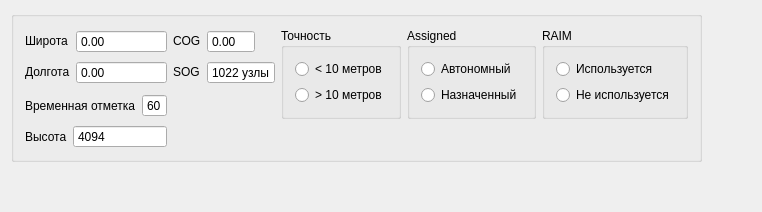
<?xml version="1.0" encoding="UTF-8"?>
<ui version="4.0">
 <class>Type9Simulator</class>
 <widget class="QWidget" name="Type9Simulator">
  <property name="geometry">
   <rect>
    <x>0</x>
    <y>0</y>
    <width>762</width>
    <height>212</height>
   </rect>
  </property>
  <property name="windowTitle">
   <string>Type9Simulator</string>
  </property>
  <layout class="QGridLayout" name="gridLayout">
   <item row="0" column="0">
    <widget class="QGroupBox" name="groupBox">
     <property name="title">
      <string/>
     </property>
     <layout class="QGridLayout" name="gridLayout_9">
      <item row="0" column="0">
       <layout class="QGridLayout" name="gridLayout_2">
        <item row="0" column="0">
         <widget class="QLabel" name="label_3">
          <property name="sizePolicy">
           <sizepolicy hsizetype="Maximum" vsizetype="Maximum">
            <horstretch>0</horstretch>
            <verstretch>0</verstretch>
           </sizepolicy>
          </property>
          <property name="text">
           <string>Широта</string>
          </property>
         </widget>
        </item>
        <item row="0" column="1">
         <widget class="LatitudeEdit" name="doubleSpinBox_Lat">
          <property name="sizePolicy">
           <sizepolicy hsizetype="Preferred" vsizetype="Fixed">
            <horstretch>0</horstretch>
            <verstretch>0</verstretch>
           </sizepolicy>
          </property>
          <property name="buttonSymbols">
           <enum>QAbstractSpinBox::NoButtons</enum>
          </property>
          <property name="maximum">
           <double>359.000000000000000</double>
          </property>
         </widget>
        </item>
        <item row="1" column="0">
         <widget class="QLabel" name="label_2">
          <property name="sizePolicy">
           <sizepolicy hsizetype="Maximum" vsizetype="Maximum">
            <horstretch>0</horstretch>
            <verstretch>0</verstretch>
           </sizepolicy>
          </property>
          <property name="text">
           <string>Долгота</string>
          </property>
         </widget>
        </item>
        <item row="1" column="1">
         <widget class="LongitudeEdit" name="doubleSpinBox_Lon">
          <property name="sizePolicy">
           <sizepolicy hsizetype="Preferred" vsizetype="Fixed">
            <horstretch>0</horstretch>
            <verstretch>0</verstretch>
           </sizepolicy>
          </property>
          <property name="buttonSymbols">
           <enum>QAbstractSpinBox::NoButtons</enum>
          </property>
          <property name="maximum">
           <double>359.000000000000000</double>
          </property>
         </widget>
        </item>
       </layout>
      </item>
      <item row="0" column="1">
       <layout class="QGridLayout" name="gridLayout_3">
        <item row="1" column="0">
         <widget class="QLabel" name="label_4">
          <property name="sizePolicy">
           <sizepolicy hsizetype="Maximum" vsizetype="Maximum">
            <horstretch>0</horstretch>
            <verstretch>0</verstretch>
           </sizepolicy>
          </property>
          <property name="text">
           <string>SOG</string>
          </property>
         </widget>
        </item>
        <item row="1" column="1">
         <widget class="QSpinBox" name="spinBox_SOG">
          <property name="sizePolicy">
           <sizepolicy hsizetype="Maximum" vsizetype="Maximum">
            <horstretch>0</horstretch>
            <verstretch>0</verstretch>
           </sizepolicy>
          </property>
          <property name="buttonSymbols">
           <enum>QAbstractSpinBox::NoButtons</enum>
          </property>
          <property name="suffix">
           <string> узлы</string>
          </property>
          <property name="minimum">
           <number>1022</number>
          </property>
          <property name="maximum">
           <number>1023</number>
          </property>
         </widget>
        </item>
        <item row="0" column="0">
         <widget class="QLabel" name="label_5">
          <property name="sizePolicy">
           <sizepolicy hsizetype="Maximum" vsizetype="Maximum">
            <horstretch>0</horstretch>
            <verstretch>0</verstretch>
           </sizepolicy>
          </property>
          <property name="text">
           <string>COG</string>
          </property>
         </widget>
        </item>
        <item row="0" column="1">
         <widget class="QDoubleSpinBox" name="doubleSpinBox_COG">
          <property name="sizePolicy">
           <sizepolicy hsizetype="Maximum" vsizetype="Maximum">
            <horstretch>0</horstretch>
            <verstretch>0</verstretch>
           </sizepolicy>
          </property>
          <property name="buttonSymbols">
           <enum>QAbstractSpinBox::NoButtons</enum>
          </property>
          <property name="maximum">
           <double>359.000000000000000</double>
          </property>
         </widget>
        </item>
       </layout>
      </item>
      <item row="0" column="2" rowspan="2">
       <widget class="QGroupBox" name="groupBox_3">
        <property name="title">
         <string>Точность</string>
        </property>
        <layout class="QGridLayout" name="gridLayout_5">
         <item row="0" column="0">
          <widget class="QRadioButton" name="radioButton_Accuracy0">
           <property name="text">
            <string>&lt; 10 метров</string>
           </property>
          </widget>
         </item>
         <item row="1" column="0">
          <widget class="QRadioButton" name="radioButton_Accuracy1">
           <property name="text">
            <string>&gt; 10 метров</string>
           </property>
          </widget>
         </item>
        </layout>
       </widget>
      </item>
      <item row="0" column="3" rowspan="2">
       <widget class="QGroupBox" name="groupBox_4">
        <property name="title">
         <string>Assigned</string>
        </property>
        <layout class="QGridLayout" name="gridLayout_7">
         <item row="0" column="0">
          <widget class="QRadioButton" name="radioButton_auto">
           <property name="text">
            <string>Автономный</string>
           </property>
          </widget>
         </item>
         <item row="1" column="0">
          <widget class="QRadioButton" name="radioButton_notAuto">
           <property name="text">
            <string>Назначенный</string>
           </property>
          </widget>
         </item>
        </layout>
       </widget>
      </item>
      <item row="0" column="4" rowspan="2">
       <widget class="QGroupBox" name="groupBox_2">
        <property name="title">
         <string>RAIM</string>
        </property>
        <layout class="QGridLayout" name="gridLayout_6">
         <item row="0" column="0">
          <widget class="QRadioButton" name="radioButton_RAIM_used">
           <property name="text">
            <string>Используется</string>
           </property>
          </widget>
         </item>
         <item row="1" column="0">
          <widget class="QRadioButton" name="radioButton_RAIM_notUsed">
           <property name="text">
            <string>Не используется</string>
           </property>
          </widget>
         </item>
        </layout>
       </widget>
      </item>
      <item row="1" column="0">
       <layout class="QGridLayout" name="gridLayout_4">
        <item row="0" column="1">
         <widget class="QSpinBox" name="spinBox_time">
          <property name="buttonSymbols">
           <enum>QAbstractSpinBox::NoButtons</enum>
          </property>
          <property name="minimum">
           <number>60</number>
          </property>
          <property name="maximum">
           <number>63</number>
          </property>
         </widget>
        </item>
        <item row="0" column="0">
         <widget class="QLabel" name="label">
          <property name="text">
           <string>Временная отметка</string>
          </property>
         </widget>
        </item>
       </layout>
      </item>
      <item row="2" column="0">
       <layout class="QGridLayout" name="gridLayout_8">
        <item row="0" column="2">
         <widget class="QSpinBox" name="spinBox_altitude">
          <property name="buttonSymbols">
           <enum>QAbstractSpinBox::NoButtons</enum>
          </property>
          <property name="minimum">
           <number>4094</number>
          </property>
          <property name="maximum">
           <number>4095</number>
          </property>
         </widget>
        </item>
        <item row="0" column="1">
         <widget class="QLabel" name="label_6">
          <property name="sizePolicy">
           <sizepolicy hsizetype="Maximum" vsizetype="Preferred">
            <horstretch>0</horstretch>
            <verstretch>0</verstretch>
           </sizepolicy>
          </property>
          <property name="text">
           <string>Высота</string>
          </property>
         </widget>
        </item>
       </layout>
      </item>
     </layout>
    </widget>
   </item>
   <item row="0" column="1">
    <spacer name="horizontalSpacer">
     <property name="orientation">
      <enum>Qt::Horizontal</enum>
     </property>
     <property name="sizeHint" stdset="0">
      <size>
       <width>40</width>
       <height>20</height>
      </size>
     </property>
    </spacer>
   </item>
   <item row="1" column="0">
    <spacer name="verticalSpacer">
     <property name="orientation">
      <enum>Qt::Vertical</enum>
     </property>
     <property name="sizeHint" stdset="0">
      <size>
       <width>20</width>
       <height>40</height>
      </size>
     </property>
    </spacer>
   </item>
  </layout>
 </widget>
 <layoutdefault spacing="6" margin="11"/>
 <customwidgets>
  <customwidget>
   <class>LatitudeEdit</class>
   <extends>QDoubleSpinBox</extends>
   <header>CoordinateEdit.h</header>
  </customwidget>
  <customwidget>
   <class>LongitudeEdit</class>
   <extends>QDoubleSpinBox</extends>
   <header>CoordinateEdit.h</header>
  </customwidget>
 </customwidgets>
 <resources/>
 <connections/>
</ui>
